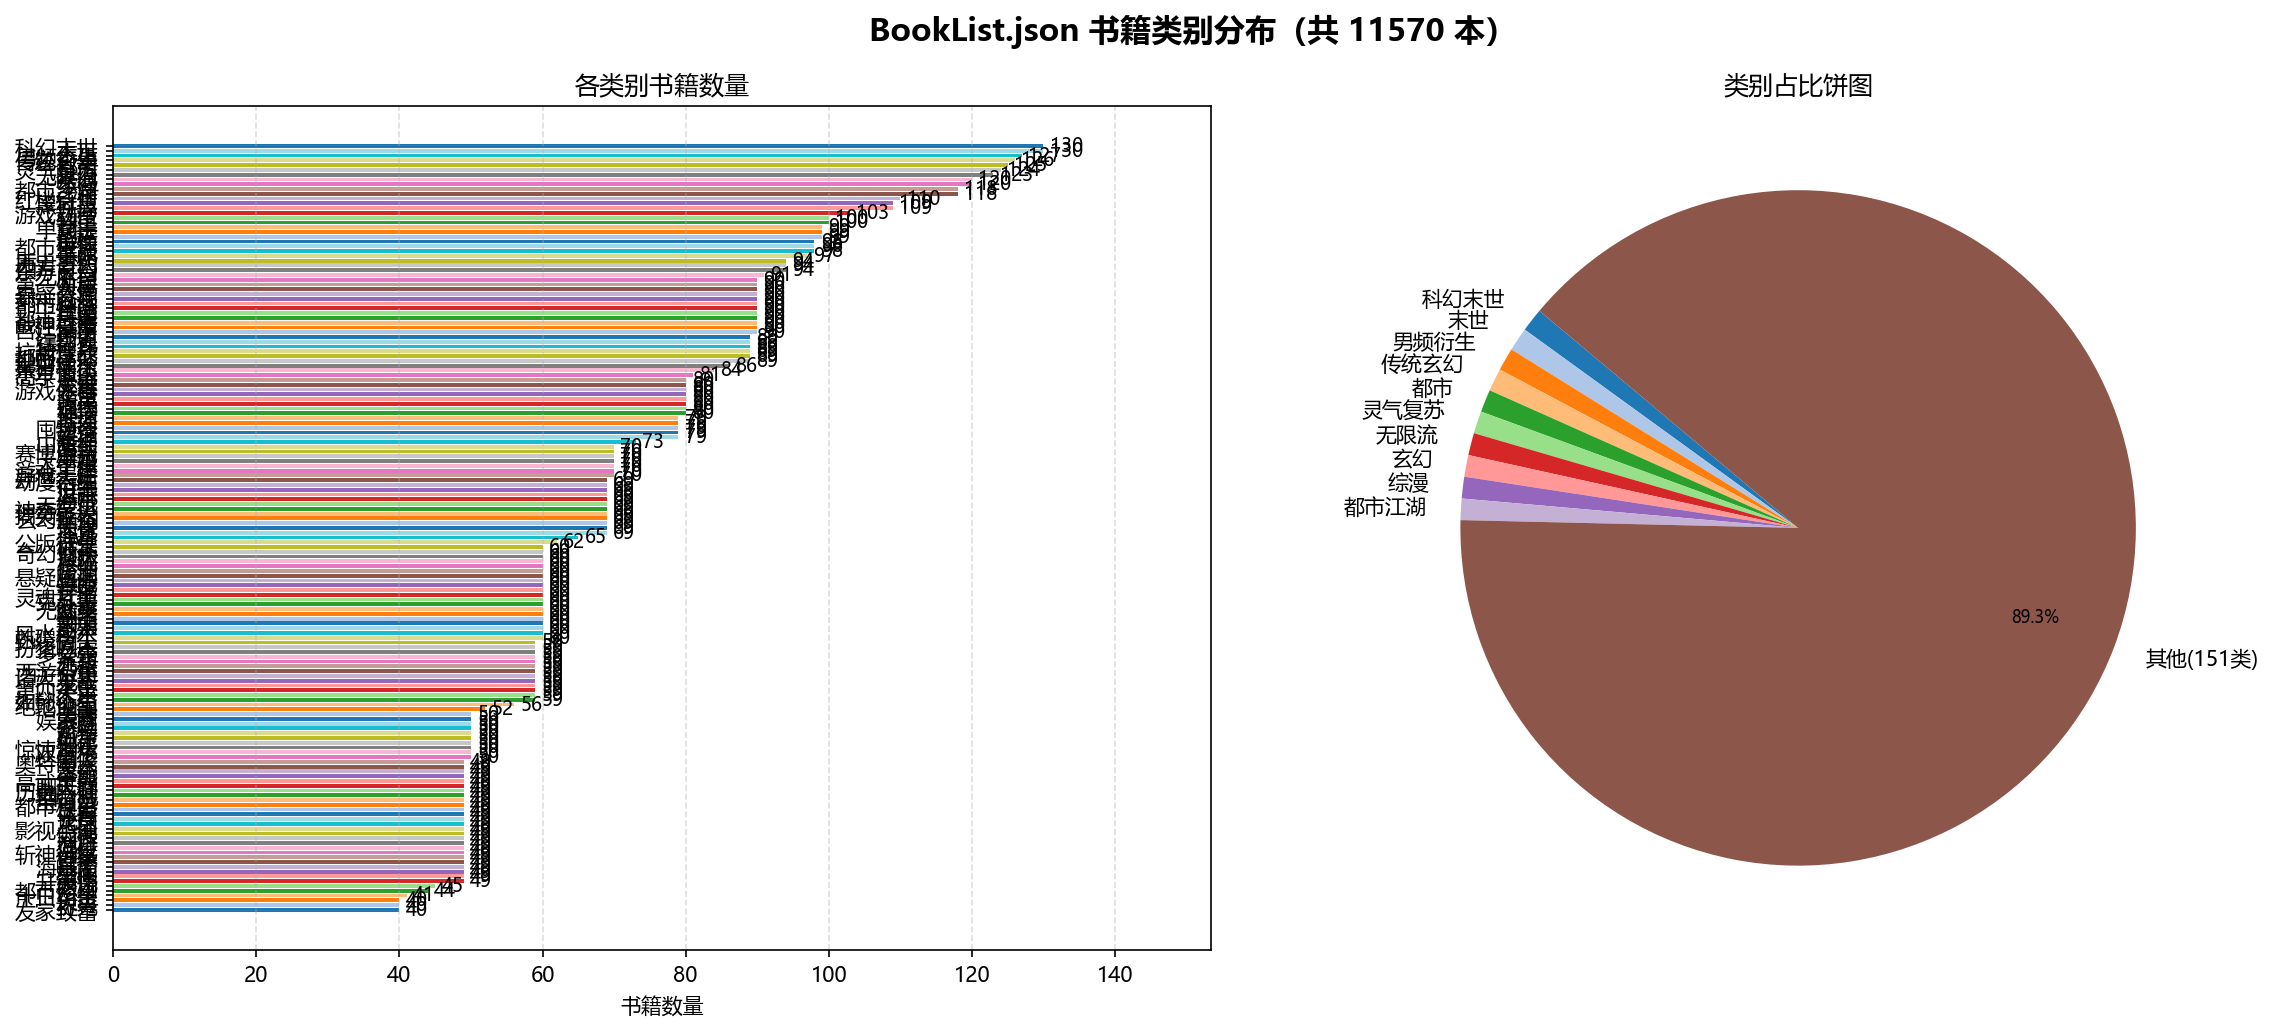

Here is the Python script that generated this plot:
"""
统计 BookList.json 中每个类别的书籍数量并绘制分布统计图
"""

import json
import os
import matplotlib.pyplot as plt
import matplotlib
from matplotlib import font_manager

# ── 中文字体配置 ──
# 优先尝试系统中文字体
for font_name in ["Microsoft YaHei", "SimHei", "PingFang SC", "WenQuanYi Micro Hei"]:
    if any(font_name.lower() in f.name.lower() for f in font_manager.fontManager.ttflist):
        matplotlib.rcParams["font.family"] = font_name
        break
matplotlib.rcParams["axes.unicode_minus"] = False

# ── 加载数据 ──
DATA_PATH = os.path.join(
    os.path.dirname(os.path.abspath(__file__)),
    "..", "fqDataAPI_mitproxy", "data", "BookList.json",
)

with open(DATA_PATH, encoding="utf-8") as f:
    data: dict = json.load(f)

# ── 统计每类别书籍数量 ──
category_counts = {cat: len(books) for cat, books in data.items()}
category_counts = dict(sorted(category_counts.items(), key=lambda x: x[1], reverse=True))

categories = list(category_counts.keys())
counts     = list(category_counts.values())
total      = sum(counts)

print(f"共 {len(categories)} 个类别，{total} 本书籍\n")
print(f"{'类别':<12} {'数量':>6} {'占比':>8}")
print("─" * 30)
for cat, cnt in category_counts.items():
    print(f"{cat:<12} {cnt:>6}  {cnt/total*100:>6.1f}%")

# ── 绘图 ──
fig, axes = plt.subplots(1, 2, figsize=(16, 7))
fig.suptitle(f"BookList.json 书籍类别分布（共 {total} 本）", fontsize=15, fontweight="bold")

# 左图：水平条形图
colors = plt.cm.tab20.colors
ax1 = axes[0]
bars = ax1.barh(categories[::-1], counts[::-1],
                color=[colors[i % len(colors)] for i in range(len(categories))])
ax1.set_xlabel("书籍数量")
ax1.set_title("各类别书籍数量")
ax1.bar_label(bars, fmt="%d", padding=3, fontsize=9)
ax1.set_xlim(0, max(counts) * 1.18)
ax1.grid(axis="x", linestyle="--", alpha=0.4)

# 右图：饼图（超过10类则合并小类）
PIE_THRESHOLD = 10
if len(categories) > PIE_THRESHOLD:
    top_cats   = categories[:PIE_THRESHOLD]
    top_counts = counts[:PIE_THRESHOLD]
    other_cnt  = sum(counts[PIE_THRESHOLD:])
    pie_labels = top_cats + [f"其他({len(categories) - PIE_THRESHOLD}类)"]
    pie_counts = top_counts + [other_cnt]
else:
    pie_labels = categories
    pie_counts = counts

ax2 = axes[1]
wedge_colors = [colors[i % len(colors)] for i in range(len(pie_labels))]
wedges, texts, autotexts = ax2.pie(
    pie_counts,
    labels=pie_labels,
    autopct=lambda p: f"{p:.1f}%" if p >= 2 else "",
    colors=wedge_colors,
    startangle=140,
    pctdistance=0.75,
)
for t in autotexts:
    t.set_fontsize(8)
ax2.set_title("类别占比饼图")

plt.tight_layout()

# ── 保存图片 ──
out_path = os.path.join(os.path.dirname(os.path.abspath(__file__)), "book_category_stats.png")
plt.savefig(out_path, dpi=150, bbox_inches="tight")
print(f"\n图片已保存至: {out_path}")
plt.show()

# ── 生成补采参数文件：数量 < 40 的类别，平均分为 3 份，下拉超时 120 秒 ──
RETRY_THRESHOLD = 40
SCROLL_TIMEOUT  = 120
NUM_PARTS       = 3

retry_cats = [[cat, SCROLL_TIMEOUT] for cat, cnt in category_counts.items() if cnt < RETRY_THRESHOLD]

param_dir = os.path.join(
    os.path.dirname(os.path.abspath(__file__)),
    "..", "fqDataAPI_mitproxy", "param",
)
os.makedirs(param_dir, exist_ok=True)

total_retry = len(retry_cats)
print(f"\n共找到 {total_retry} 个数量 < {RETRY_THRESHOLD} 的类别，平均分为 {NUM_PARTS} 份：")

for i in range(NUM_PARTS):
    # 尽量平均分割，余数分给前几份
    base  = total_retry // NUM_PARTS
    extra = total_retry  % NUM_PARTS
    start = i * base + min(i, extra)
    end   = start + base + (1 if i < extra else 0)
    part  = retry_cats[start:end]

    out_path = os.path.join(param_dir, f"CatRetry{i + 1}.json")
    with open(out_path, "w", encoding="utf-8") as f:
        json.dump(part, f, ensure_ascii=False, indent=2)

    print(f"  CatRetry{i + 1}.json  ({len(part)} 个): " + ", ".join(c[0] for c in part))
